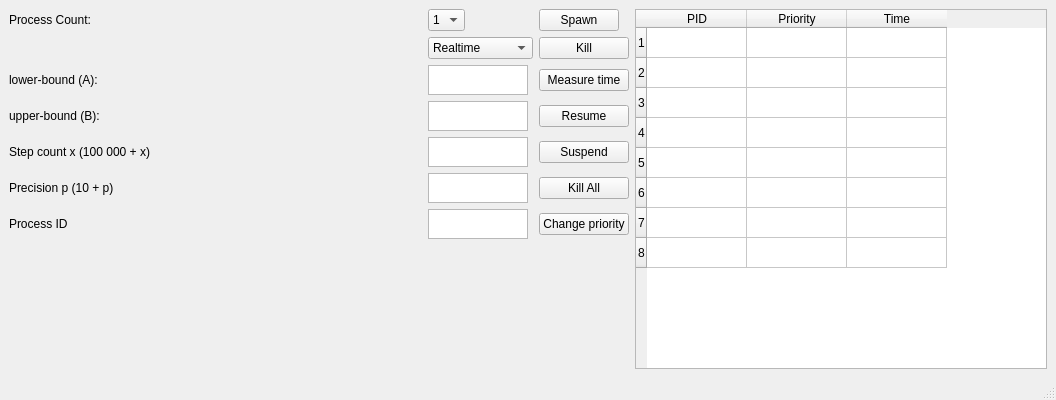
<?xml version="1.0" encoding="UTF-8"?>
<ui version="4.0">
 <class>MainWindow</class>
 <widget class="QMainWindow" name="MainWindow">
  <property name="geometry">
   <rect>
    <x>0</x>
    <y>0</y>
    <width>1056</width>
    <height>400</height>
   </rect>
  </property>
  <property name="sizePolicy">
   <sizepolicy hsizetype="Preferred" vsizetype="Fixed">
    <horstretch>0</horstretch>
    <verstretch>0</verstretch>
   </sizepolicy>
  </property>
  <property name="minimumSize">
   <size>
    <width>800</width>
    <height>400</height>
   </size>
  </property>
  <property name="maximumSize">
   <size>
    <width>16777215</width>
    <height>511</height>
   </size>
  </property>
  <property name="windowTitle">
   <string>MainWindow</string>
  </property>
  <widget class="QWidget" name="centralwidget">
   <layout class="QGridLayout" name="gridLayout">
    <item row="6" column="1">
     <widget class="QLabel" name="label_6">
      <property name="text">
       <string>Process ID</string>
      </property>
     </widget>
    </item>
    <item row="1" column="2">
     <widget class="QComboBox" name="cbPriorityClass">
      <property name="sizePolicy">
       <sizepolicy hsizetype="Maximum" vsizetype="Maximum">
        <horstretch>0</horstretch>
        <verstretch>0</verstretch>
       </sizepolicy>
      </property>
      <item>
       <property name="text">
        <string>Realtime</string>
       </property>
      </item>
      <item>
       <property name="text">
        <string>High</string>
       </property>
      </item>
      <item>
       <property name="text">
        <string>Above normal</string>
       </property>
      </item>
      <item>
       <property name="text">
        <string>Normal</string>
       </property>
      </item>
      <item>
       <property name="text">
        <string>Below normal</string>
       </property>
      </item>
      <item>
       <property name="text">
        <string>Idle</string>
       </property>
      </item>
     </widget>
    </item>
    <item row="2" column="2">
     <widget class="QTextEdit" name="txtA">
      <property name="sizePolicy">
       <sizepolicy hsizetype="Maximum" vsizetype="Maximum">
        <horstretch>0</horstretch>
        <verstretch>0</verstretch>
       </sizepolicy>
      </property>
      <property name="maximumSize">
       <size>
        <width>100</width>
        <height>30</height>
       </size>
      </property>
     </widget>
    </item>
    <item row="1" column="3">
     <widget class="QPushButton" name="btnKill">
      <property name="sizePolicy">
       <sizepolicy hsizetype="Minimum" vsizetype="Maximum">
        <horstretch>0</horstretch>
        <verstretch>0</verstretch>
       </sizepolicy>
      </property>
      <property name="text">
       <string>Kill</string>
      </property>
     </widget>
    </item>
    <item row="3" column="1">
     <widget class="QLabel" name="label_2">
      <property name="sizePolicy">
       <sizepolicy hsizetype="Minimum" vsizetype="Maximum">
        <horstretch>0</horstretch>
        <verstretch>0</verstretch>
       </sizepolicy>
      </property>
      <property name="text">
       <string>upper-bound (B):</string>
      </property>
     </widget>
    </item>
    <item row="3" column="3">
     <widget class="QPushButton" name="btnRun">
      <property name="sizePolicy">
       <sizepolicy hsizetype="Maximum" vsizetype="Maximum">
        <horstretch>0</horstretch>
        <verstretch>0</verstretch>
       </sizepolicy>
      </property>
      <property name="maximumSize">
       <size>
        <width>999999</width>
        <height>16777215</height>
       </size>
      </property>
      <property name="text">
       <string>Resume</string>
      </property>
     </widget>
    </item>
    <item row="4" column="1">
     <widget class="QLabel" name="label_4">
      <property name="sizePolicy">
       <sizepolicy hsizetype="Minimum" vsizetype="Maximum">
        <horstretch>0</horstretch>
        <verstretch>0</verstretch>
       </sizepolicy>
      </property>
      <property name="text">
       <string>Step count x (100 000 + x)</string>
      </property>
     </widget>
    </item>
    <item row="6" column="2">
     <widget class="QTextEdit" name="txtPID">
      <property name="sizePolicy">
       <sizepolicy hsizetype="Maximum" vsizetype="Expanding">
        <horstretch>0</horstretch>
        <verstretch>0</verstretch>
       </sizepolicy>
      </property>
      <property name="maximumSize">
       <size>
        <width>100</width>
        <height>30</height>
       </size>
      </property>
     </widget>
    </item>
    <item row="0" column="2">
     <widget class="QComboBox" name="cbProcessCount">
      <property name="sizePolicy">
       <sizepolicy hsizetype="Maximum" vsizetype="Maximum">
        <horstretch>0</horstretch>
        <verstretch>0</verstretch>
       </sizepolicy>
      </property>
      <item>
       <property name="text">
        <string>1</string>
       </property>
      </item>
      <item>
       <property name="text">
        <string>2</string>
       </property>
      </item>
      <item>
       <property name="text">
        <string>4</string>
       </property>
      </item>
      <item>
       <property name="text">
        <string>8</string>
       </property>
      </item>
     </widget>
    </item>
    <item row="3" column="2">
     <widget class="QTextEdit" name="txtB">
      <property name="sizePolicy">
       <sizepolicy hsizetype="Maximum" vsizetype="Maximum">
        <horstretch>0</horstretch>
        <verstretch>0</verstretch>
       </sizepolicy>
      </property>
      <property name="maximumSize">
       <size>
        <width>100</width>
        <height>30</height>
       </size>
      </property>
     </widget>
    </item>
    <item row="2" column="1">
     <widget class="QLabel" name="label">
      <property name="sizePolicy">
       <sizepolicy hsizetype="Minimum" vsizetype="Maximum">
        <horstretch>0</horstretch>
        <verstretch>0</verstretch>
       </sizepolicy>
      </property>
      <property name="text">
       <string>lower-bound (A):</string>
      </property>
     </widget>
    </item>
    <item row="6" column="3">
     <widget class="QPushButton" name="btnChangePriority">
      <property name="text">
       <string>Change priority</string>
      </property>
     </widget>
    </item>
    <item row="0" column="8" rowspan="10">
     <widget class="QTableWidget" name="table">
      <property name="sizePolicy">
       <sizepolicy hsizetype="Minimum" vsizetype="Expanding">
        <horstretch>0</horstretch>
        <verstretch>0</verstretch>
       </sizepolicy>
      </property>
      <property name="maximumSize">
       <size>
        <width>425</width>
        <height>425</height>
       </size>
      </property>
      <row>
       <property name="text">
        <string>1</string>
       </property>
      </row>
      <row>
       <property name="text">
        <string>2</string>
       </property>
      </row>
      <row>
       <property name="text">
        <string>3</string>
       </property>
      </row>
      <row>
       <property name="text">
        <string>4</string>
       </property>
      </row>
      <row>
       <property name="text">
        <string>5</string>
       </property>
      </row>
      <row>
       <property name="text">
        <string>6</string>
       </property>
      </row>
      <row>
       <property name="text">
        <string>7</string>
       </property>
      </row>
      <row>
       <property name="text">
        <string>8</string>
       </property>
      </row>
      <column>
       <property name="text">
        <string>PID</string>
       </property>
      </column>
      <column>
       <property name="text">
        <string>Priority</string>
       </property>
      </column>
      <column>
       <property name="text">
        <string>Time</string>
       </property>
      </column>
     </widget>
    </item>
    <item row="0" column="1">
     <widget class="QLabel" name="label_3">
      <property name="sizePolicy">
       <sizepolicy hsizetype="Minimum" vsizetype="Maximum">
        <horstretch>0</horstretch>
        <verstretch>0</verstretch>
       </sizepolicy>
      </property>
      <property name="text">
       <string>Process Count:</string>
      </property>
     </widget>
    </item>
    <item row="2" column="3">
     <widget class="QPushButton" name="btnGetTime">
      <property name="sizePolicy">
       <sizepolicy hsizetype="Minimum" vsizetype="Fixed">
        <horstretch>0</horstretch>
        <verstretch>0</verstretch>
       </sizepolicy>
      </property>
      <property name="text">
       <string>Measure time</string>
      </property>
     </widget>
    </item>
    <item row="4" column="3">
     <widget class="QPushButton" name="btnSuspend">
      <property name="sizePolicy">
       <sizepolicy hsizetype="Minimum" vsizetype="Maximum">
        <horstretch>0</horstretch>
        <verstretch>0</verstretch>
       </sizepolicy>
      </property>
      <property name="text">
       <string>Suspend</string>
      </property>
     </widget>
    </item>
    <item row="4" column="2">
     <widget class="QTextEdit" name="txtStep">
      <property name="sizePolicy">
       <sizepolicy hsizetype="Maximum" vsizetype="Maximum">
        <horstretch>0</horstretch>
        <verstretch>0</verstretch>
       </sizepolicy>
      </property>
      <property name="maximumSize">
       <size>
        <width>100</width>
        <height>30</height>
       </size>
      </property>
     </widget>
    </item>
    <item row="5" column="1">
     <widget class="QLabel" name="label_5">
      <property name="sizePolicy">
       <sizepolicy hsizetype="Minimum" vsizetype="Maximum">
        <horstretch>0</horstretch>
        <verstretch>0</verstretch>
       </sizepolicy>
      </property>
      <property name="text">
       <string>Precision p (10 + p)</string>
      </property>
     </widget>
    </item>
    <item row="5" column="3">
     <widget class="QPushButton" name="btnKillAll">
      <property name="text">
       <string>Kill All</string>
      </property>
     </widget>
    </item>
    <item row="5" column="2">
     <widget class="QTextEdit" name="txtIterCount">
      <property name="sizePolicy">
       <sizepolicy hsizetype="Maximum" vsizetype="Maximum">
        <horstretch>0</horstretch>
        <verstretch>0</verstretch>
       </sizepolicy>
      </property>
      <property name="maximumSize">
       <size>
        <width>100</width>
        <height>30</height>
       </size>
      </property>
     </widget>
    </item>
    <item row="0" column="3">
     <widget class="QPushButton" name="btnCreateProcess">
      <property name="sizePolicy">
       <sizepolicy hsizetype="Maximum" vsizetype="Maximum">
        <horstretch>0</horstretch>
        <verstretch>0</verstretch>
       </sizepolicy>
      </property>
      <property name="text">
       <string>Spawn</string>
      </property>
     </widget>
    </item>
   </layout>
  </widget>
  <widget class="QMenuBar" name="menubar">
   <property name="geometry">
    <rect>
     <x>0</x>
     <y>0</y>
     <width>1056</width>
     <height>21</height>
    </rect>
   </property>
  </widget>
  <widget class="QStatusBar" name="statusbar"/>
 </widget>
 <resources/>
 <connections/>
</ui>
